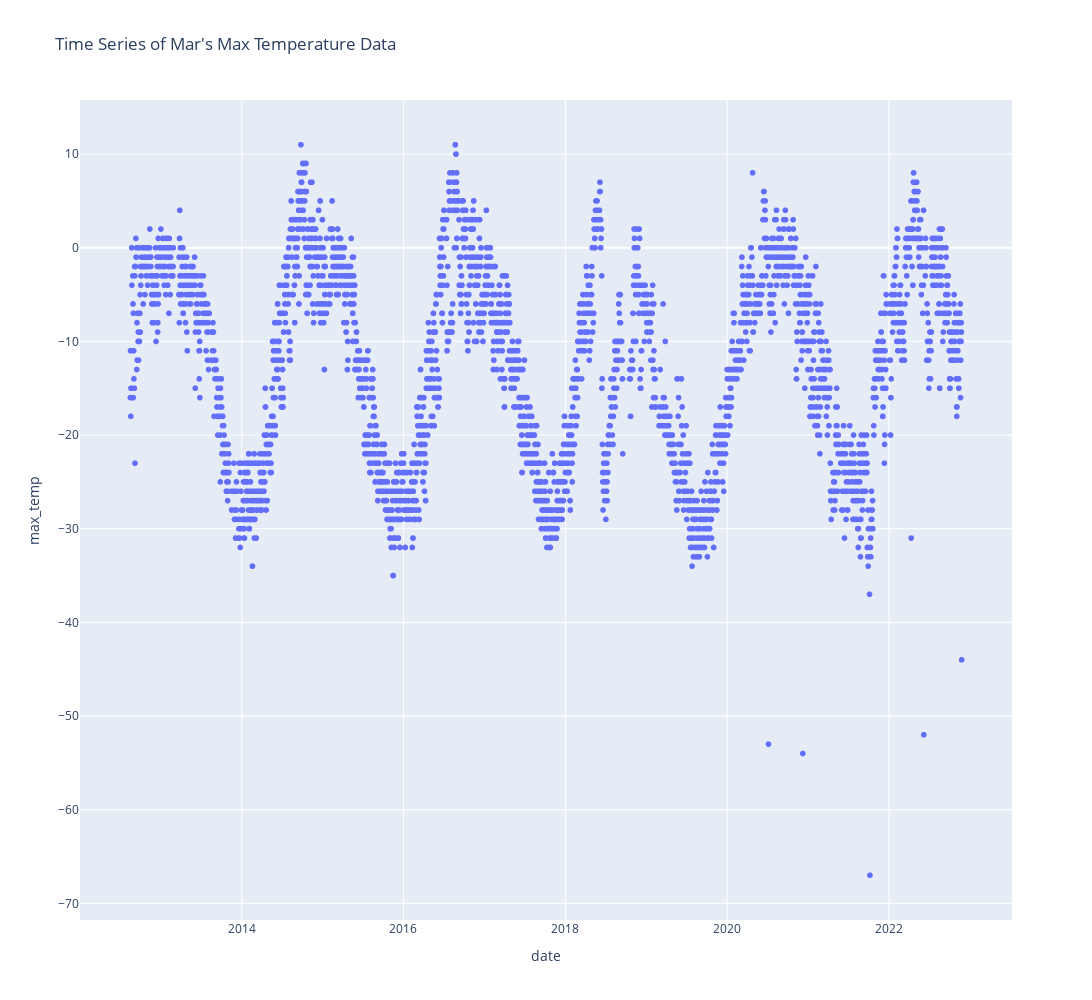

This figure's notebook cell:
### Code cell
fig = px.scatter(merged_df, x="date", y="max_temp", 
                  title="Time Series of Mar's Max Temperature Data")
fig.update_layout(
    # paper_bgcolor='rgba(0,0,0,0)',
    #               plot_bgcolor='rgba(0,0,0,0)',
    #               font=dict(color='white'),
                  height=1000, 
                  width=2000)
fig.show()

### Figure 1 — Plotly figure (JSON) as saved in the notebook; plotly's stock layout.template omitted (floating-point values rounded to 4 significant figures; data arrays with more than 128 entries replaced by an {"elided": "..."} marker saying what was removed)
{"data": [{"hovertemplate": "date=%{x}<br>max_temp=%{y}<extra></extra>", "legendgroup": "", "marker": {"color": "#636efa", "symbol": "circle"}, "mode": "markers", "name": "", "showlegend": false, "type": "scattergl", "x": {"elided": "5450 str values"}, "xaxis": "x", "y": {"elided": "5450 int values"}, "yaxis": "y"}], "layout": {"height": 1000, "legend": {"tracegroupgap": 0}, "title": {"text": "Time Series of Mar's Max Temperature Data"}, "width": 2000, "xaxis": {"anchor": "y", "domain": [0, 1], "title": {"text": "date"}}, "yaxis": {"anchor": "x", "domain": [0, 1], "title": {"text": "max_temp"}}}}
